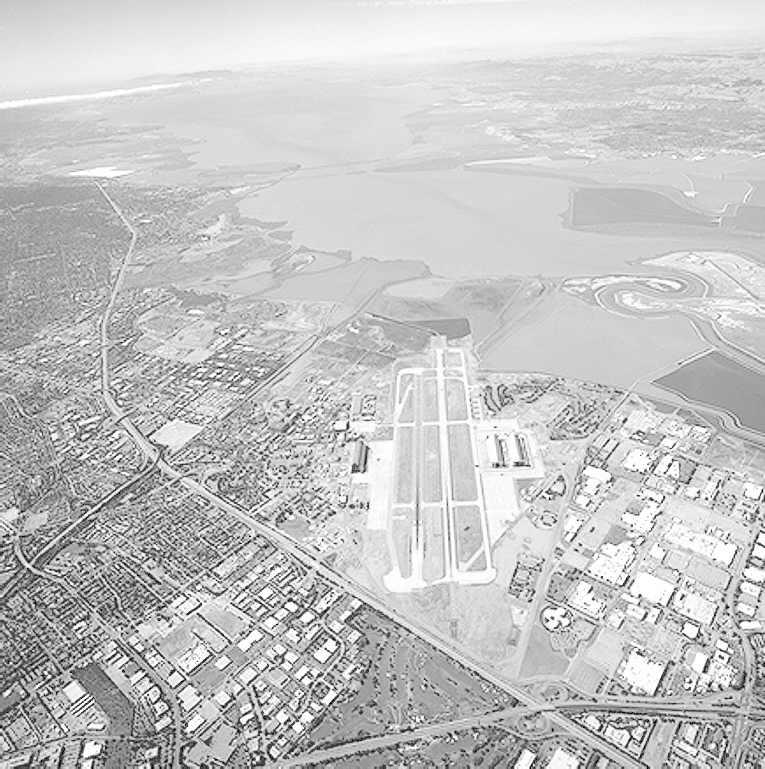
#> input picture runway.png, 765 x 769 px
$ jupyter execute transformation.ipynb   (shell and % lines are left out)
#> lines starting #> are read from the running program, lines starting #| are printed output that depends on the picture; after the words box and inside, x2 and y2 are one past the last pixel; in counts of white or black regions, pixels touching at a corner belong together
# Intensity Transformations on Runway Image

This applies various intensity transformations to runway.png:
- (a) Gamma correction with γ = 0.5
- (b) Gamma correction with γ = 2.0
- (c) Contrast Stretching (linear piecewise transformation)

[cell 1]
# Import required libraries
import cv2
import numpy as np
import matplotlib.pyplot as plt

# Set up matplotlib for better display
plt.style.use('default')

## Load and Display Original Image

[cell 2]
# Load the runway image
img = cv2.imread('runway.png', cv2.IMREAD_GRAYSCALE)
#> img is the input picture: shape (769, 765); min 0, max 255, mean 197.1

# Display original image
plt.figure(figsize=(8, 6))
plt.imshow(img, cmap='gray')
plt.title('Original Runway Image')
plt.axis('off')
plt.colorbar()
plt.tight_layout()
plt.show()
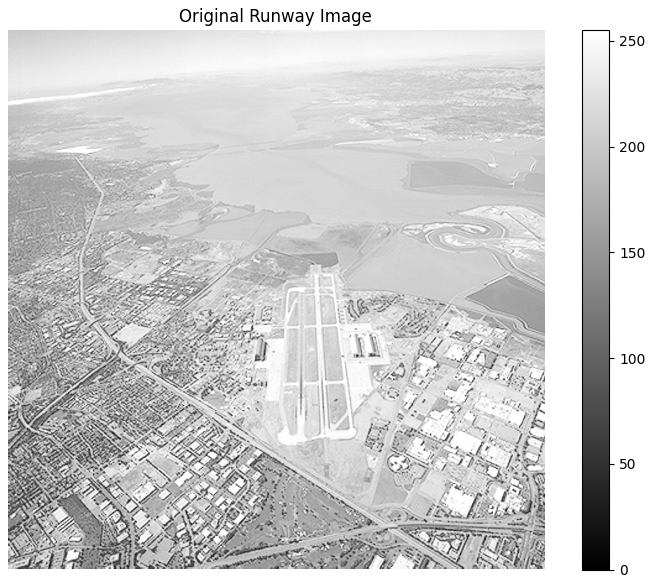
#> figure drawn by matplotlib, 2 panels

print(f"Image shape: {img.shape}")
#| Image shape: (769, 765)
print(f"Data type: {img.dtype}")
#| Data type: uint8
print(f"Intensity range: [{img.min()}, {img.max()}]")
#| Intensity range: [0, 255]

## (a) Gamma Correction with 0.5

[cell 3]
# Gamma correction with gamma = 0.5
gamma_05 = 0.5

# Normalize image to [0, 1]
img_normalized = img / 255.0

# Apply gamma correction
img_gamma_05 = np.power(img_normalized, gamma_05)
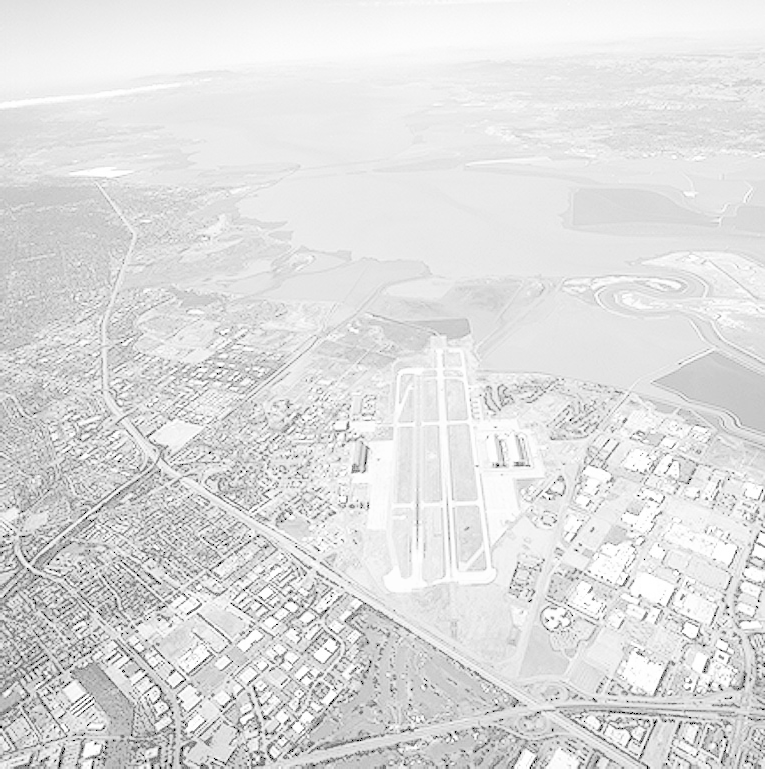
#> img_gamma_05: shape (769, 765) float64; min 0, max 1, mean 0.873

# Convert back to [0, 255]
img_gamma_05_uint8 = np.uint8(img_gamma_05 * 255)

# Display result
plt.figure(figsize=(15, 5))

plt.subplot(1, 3, 1)
plt.imshow(img, cmap='gray')
plt.title('Original Image')
plt.axis('off')

plt.subplot(1, 3, 2)
plt.imshow(img_gamma_05_uint8, cmap='gray')
plt.title(f'Gamma Correction (y = {gamma_05})')
plt.axis('off')

plt.subplot(1, 3, 3)
# Plot the transformation curve
r = np.linspace(0, 1, 256)
s = np.power(r, gamma_05)
plt.plot(r, s, 'b-', linewidth=2, label=f'y = {gamma_05}')
plt.plot([0, 1], [0, 1], 'r--', linewidth=1, label='Identity (y = 1)')
plt.xlabel('Input Intensity (r)')
plt.ylabel('Output Intensity (s)')
plt.title('Gamma Correction Curve')
plt.legend()
plt.grid(True, alpha=0.3)

plt.tight_layout()
plt.show()
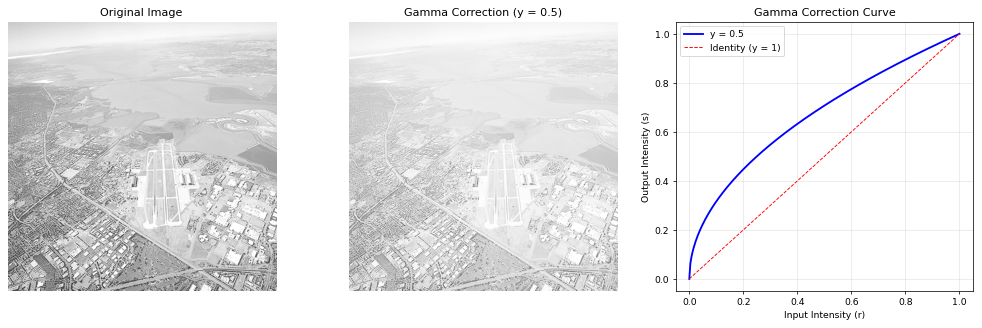
#> figure drawn by matplotlib, 3 panels; panel 3: curve peaks at x = 1, y = 1

print(f"Gamma = {gamma_05}: Brightens the image")

## (b) Gamma Correction with 2.0

[cell 4]
# Gamma correction with gamma = 2.0
gamma_2 = 2.0

# Apply gamma correction (image already normalized)
img_gamma_2 = np.power(img_normalized, gamma_2)
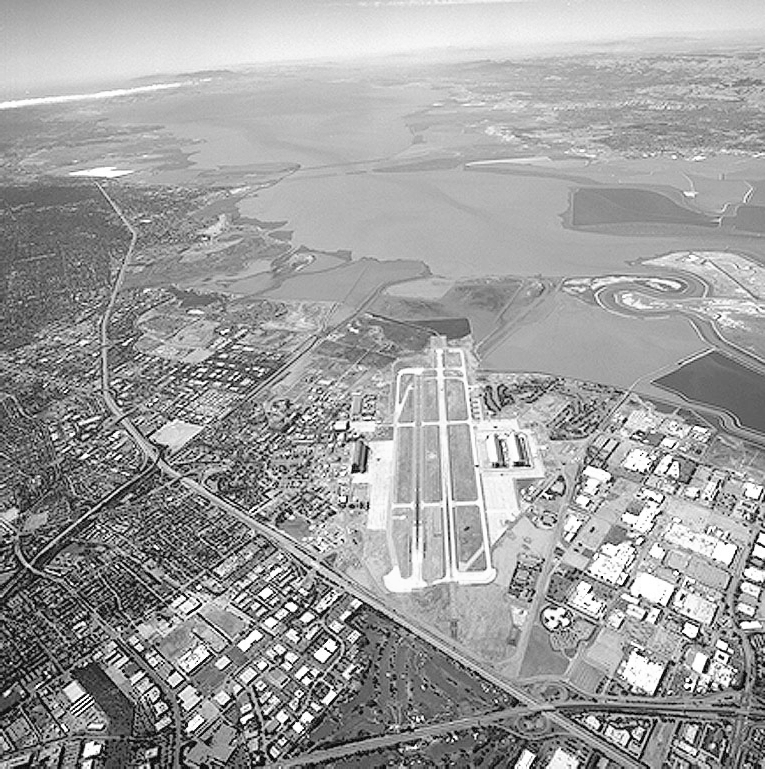
#> img_gamma_2: shape (769, 765) float64; min 0, max 1, mean 0.623

# Convert back to [0, 255]
img_gamma_2_uint8 = np.uint8(img_gamma_2 * 255)

# Display result
plt.figure(figsize=(15, 5))

plt.subplot(1, 3, 1)
plt.imshow(img, cmap='gray')
plt.title('Original Image')
plt.axis('off')

plt.subplot(1, 3, 2)
plt.imshow(img_gamma_2_uint8, cmap='gray')
plt.title(f'Gamma Correction (Y = {gamma_2})')
plt.axis('off')

plt.subplot(1, 3, 3)
# Plot the transformation curve
r = np.linspace(0, 1, 256)
s = np.power(r, gamma_2)
plt.plot(r, s, 'b-', linewidth=2, label=f'Y = {gamma_2}')
plt.plot([0, 1], [0, 1], 'r--', linewidth=1, label='Identity (Y = 1)')
plt.xlabel('Input Intensity (r)')
plt.ylabel('Output Intensity (s)')
plt.title('Gamma Correction Curve')
plt.legend()
plt.grid(True, alpha=0.3)

plt.tight_layout()
plt.show()
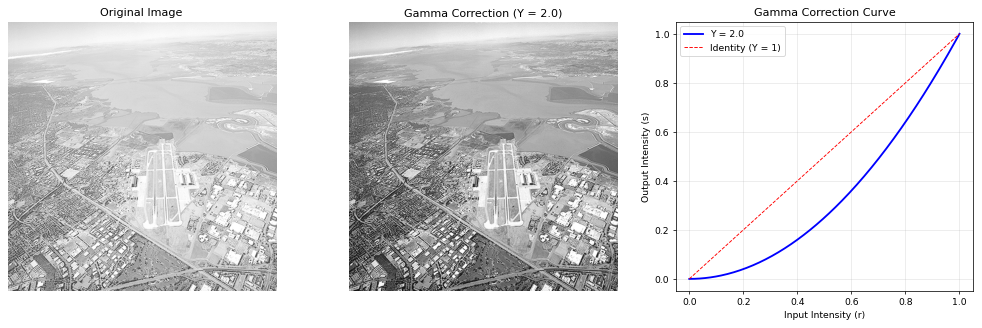
#> figure drawn by matplotlib, 3 panels; panel 3: curve peaks at x = 1, y = 1

print(f"Gamma = {gamma_2}: Darkens the image")

## (c) Contrast Stretching - Linear Piecewise Transformation

[cell 5]
# Define contrast stretching parameters
r1 = 0.2
r2 = 0.8

# Define the piecewise linear transformation function
def contrast_stretching(r, r1, r2):
#> called with r1 = 0.2, r2 = 0.8
    s = np.zeros_like(r)

    # Apply piecewise transformation
    # Region 1: r < r1 → s = 0
    s[r < r1] = 0

    # Region 2: r1 <= r <= r2 → s = (r - r1) / (r2 - r1)
    mask = (r >= r1) & (r <= r2)
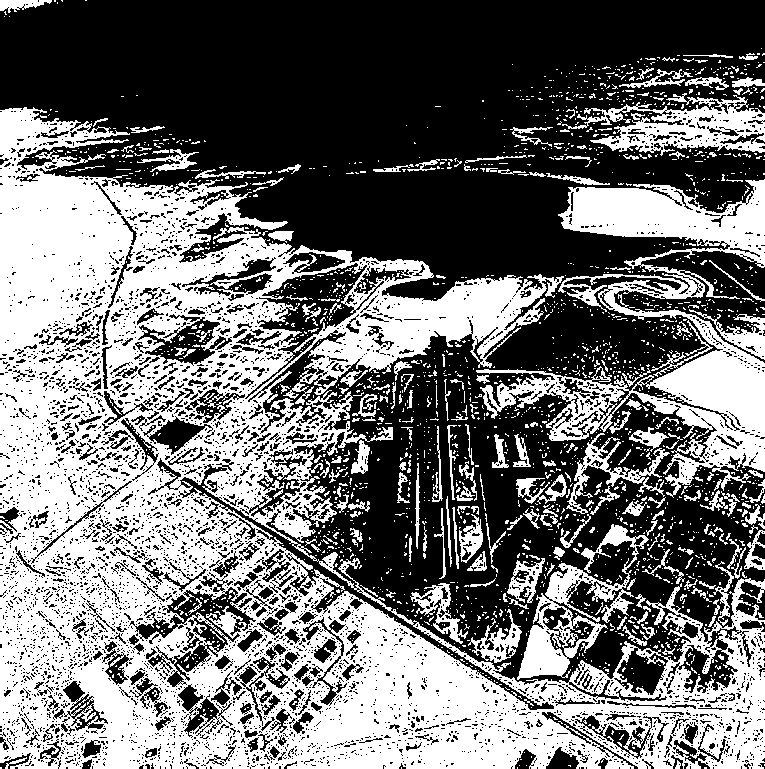
#> mask: shape (769, 765) bool; 44.8% white; 2141 white regions (1928 under 20 px), largest, box (x1, y1, x2, y2) and area: (0, 107, 765, 769) 195679, (476, 179, 765, 498) 27111, (517, 524, 649, 680) 5446
    s[mask] = (r[mask] - r1) / (r2 - r1)
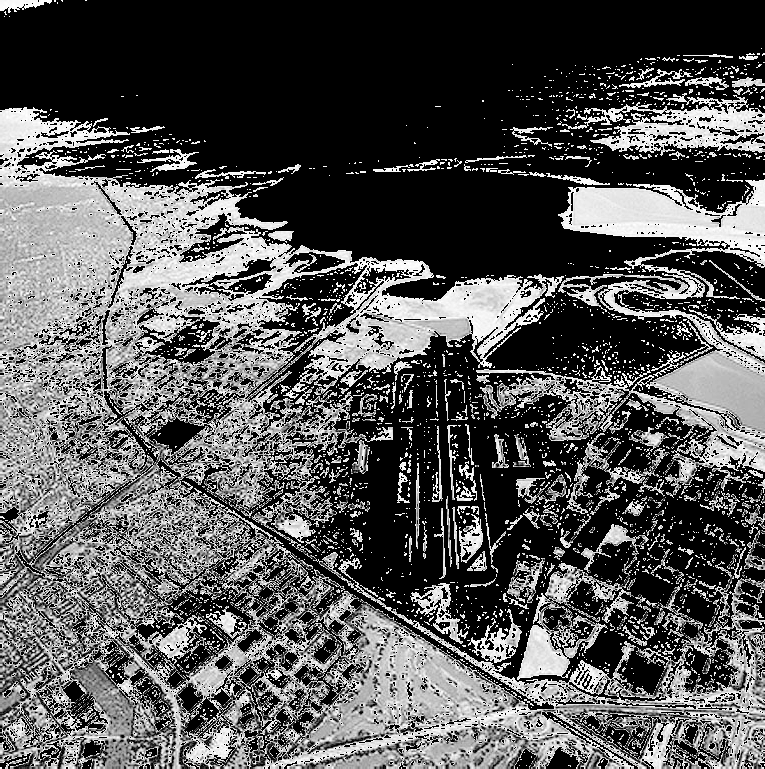
#> s: shape (769, 765) float64; min 0, max 1, mean 0.338

    # Region 3: r > r2 → s = 1
    s[r > r2] = 1
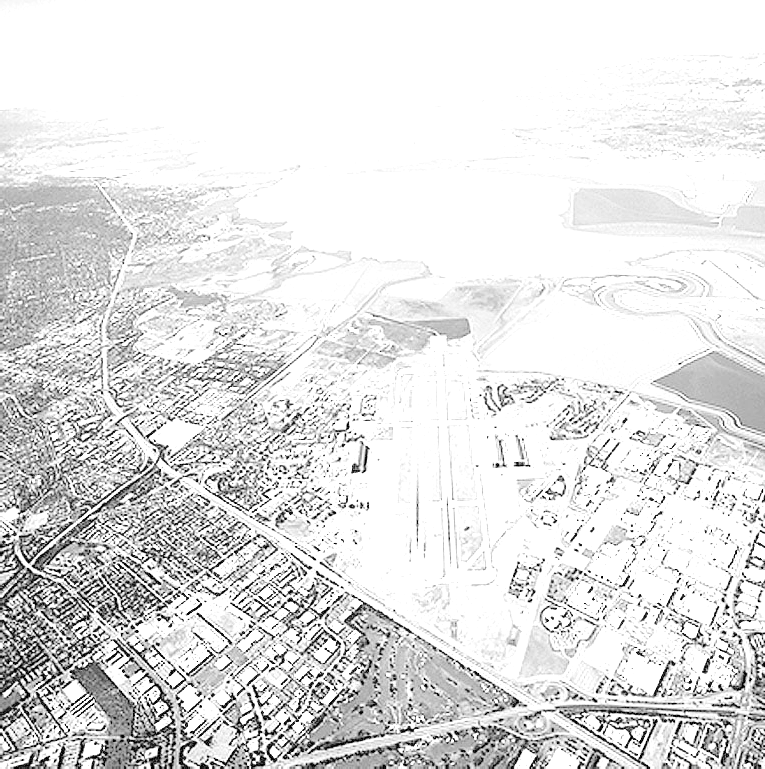
#> s: shape (769, 765) float64; min 0, max 1, mean 0.884

    return s

# Apply contrast stretching to the image (already normalized)
img_contrast_stretched = contrast_stretching(img_normalized, r1, r2)

# Convert back to [0, 255]
img_contrast_stretched_uint8 = np.uint8(img_contrast_stretched * 255)

print(f"Contrast stretching applied with r1 = {r1}, r2 = {r2}")

[cell 6]
# Display result
plt.figure(figsize=(15, 5))

plt.subplot(1, 3, 1)
plt.imshow(img, cmap='gray')
plt.title('Original Image')
plt.axis('off')

plt.subplot(1, 3, 2)
plt.imshow(img_contrast_stretched_uint8, cmap='gray')
plt.title(f'Contrast Stretching\n(r1={r1}, r2={r2})')
plt.axis('off')

plt.subplot(1, 3, 3)
# Plot the transformation curve
r = np.linspace(0, 1, 1000)
s = contrast_stretching(r, r1, r2)
plt.plot(r, s, 'b-', linewidth=2, label='Contrast Stretching')
plt.plot([0, 1], [0, 1], 'r--', linewidth=1, label='Identity')
plt.axvline(x=r1, color='g', linestyle=':', linewidth=1.5, label=f'r1 = {r1}')
plt.axvline(x=r2, color='orange', linestyle=':', linewidth=1.5, label=f'r2 = {r2}')
plt.xlabel('Input Intensity (r)')
plt.ylabel('Output Intensity (s)')
plt.title('Contrast Stretching Transformation')
plt.legend()
plt.grid(True, alpha=0.3)
plt.xlim([0, 1])
plt.ylim([0, 1])

plt.tight_layout()
plt.show()
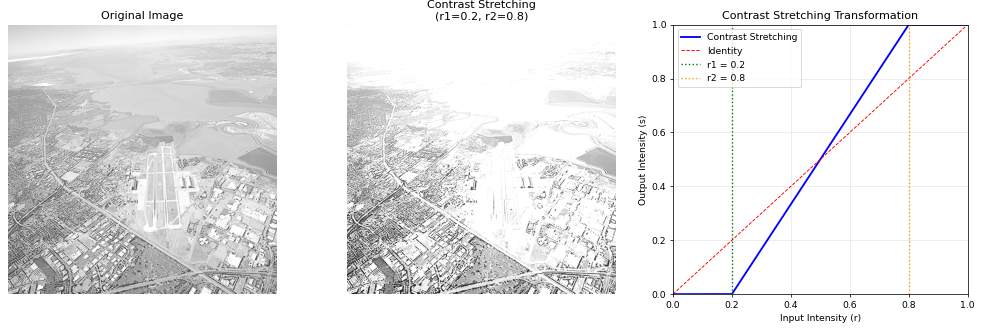
#> figure drawn by matplotlib, 3 panels; panel 3: curve peaks at x = 0.801, y = 1

print(f"Contrast stretching enhances the contrast by mapping [r1, r2] to [0, 1]")
